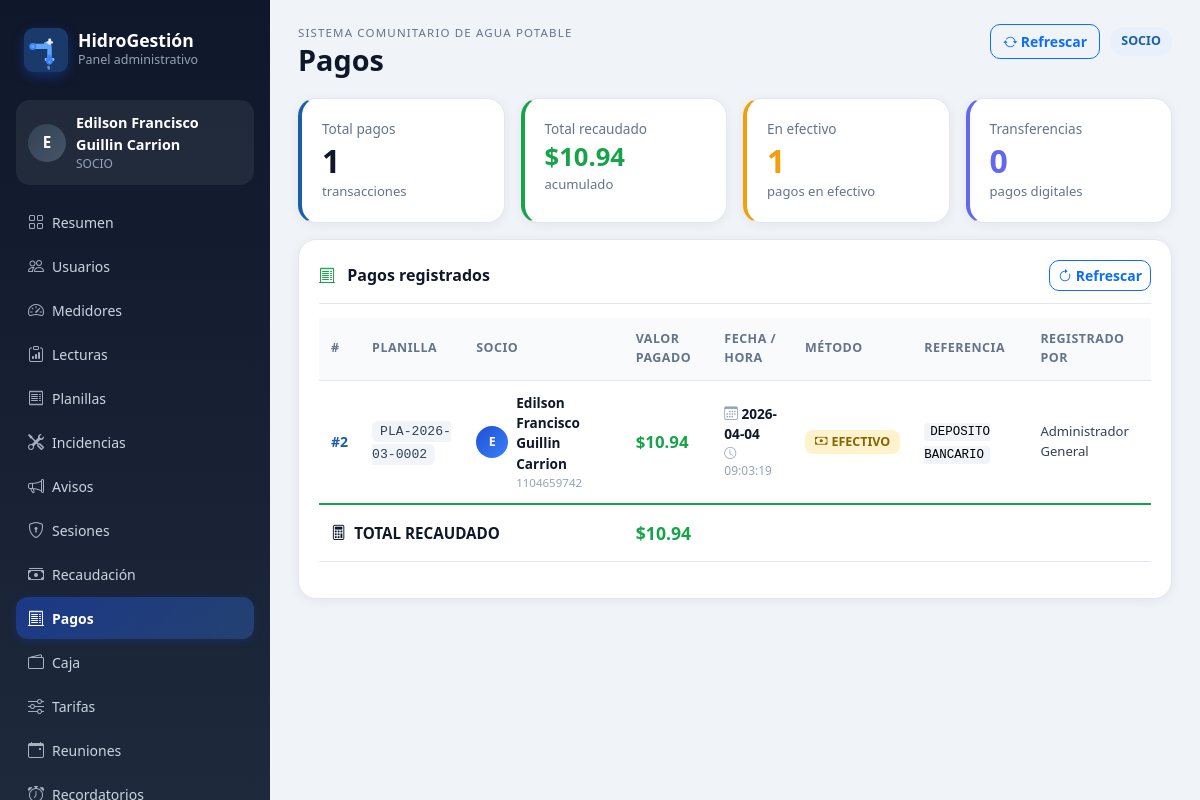
Page /dashboard/pagos (signed in) on the committed database.
### app/models.py (models this page shows)
class TimestampMixin:
    creado_en = db.Column(db.DateTime, default=datetime.utcnow, nullable=False)
    actualizado_en = db.Column(db.DateTime, onupdate=datetime.utcnow)

class Pago(TimestampMixin, db.Model):
    __tablename__ = 'pagos'
    id = db.Column(db.Integer, primary_key=True)
    planilla_id = db.Column(db.Integer, db.ForeignKey('planillas.id'), nullable=False)
    socio_id = db.Column(db.Integer, db.ForeignKey('socios.id'), nullable=False)
    vivienda_id = db.Column(db.Integer, db.ForeignKey('viviendas.id'), nullable=False)
    valor_pagado = db.Column(db.Float, nullable=False)
    fecha_pago = db.Column(db.String(10), nullable=False)
    hora_pago = db.Column(db.String(8), nullable=False)
    metodo_pago = db.Column(db.String(30))
    referencia_pago = db.Column(db.String(120))
    registrado_por = db.Column(db.Integer, db.ForeignKey('usuarios.id'), nullable=False)
    observacion = db.Column(db.Text)
    comprobante_pdf_ruta = db.Column(db.String(255))
    planilla = db.relationship('Planilla', backref='pagos')
    socio = db.relationship('Socio', backref='pagos')
    vivienda = db.relationship('Vivienda', backref='pagos')
    usuario = db.relationship('Usuario', backref='pagos_registrados')

class Planilla(TimestampMixin, db.Model):
    __tablename__ = 'planillas'
    id = db.Column(db.Integer, primary_key=True)
    socio_id = db.Column(db.Integer, db.ForeignKey('socios.id'), nullable=False)
    vivienda_id = db.Column(db.Integer, db.ForeignKey('viviendas.id'), nullable=False)
    lectura_id = db.Column(db.Integer, db.ForeignKey('lecturas.id'))
    consumo_id = db.Column(db.Integer, db.ForeignKey('consumos.id'))
    periodo_anio = db.Column(db.Integer, nullable=False)
    periodo_mes = db.Column(db.Integer, nullable=False)
    numero_planilla = db.Column(db.String(50), unique=True, nullable=False)
    fecha_emision = db.Column(db.String(10), nullable=False)
    fecha_vencimiento = db.Column(db.String(10))
    lectura_anterior = db.Column(db.Float)
    lectura_actual = db.Column(db.Float)
    consumo_m3 = db.Column(db.Float, nullable=False)
    cargo_fijo = db.Column(db.Float, default=0)
    valor_m3 = db.Column(db.Float, default=0)
    subtotal_consumo = db.Column(db.Float, default=0)
    recargo = db.Column(db.Float, default=0)
    multa = db.Column(db.Float, default=0)
    otros = db.Column(db.Float, default=0)
    total_pagar = db.Column(db.Float, nullable=False)
    estado = db.Column(db.String(20), default='PENDIENTE', nullable=False)
    fecha_pago = db.Column(db.String(10))
    hora_pago = db.Column(db.String(8))
    metodo_pago = db.Column(db.String(30))
    referencia_pago = db.Column(db.String(120))
    observacion = db.Column(db.Text)
    pdf_ruta = db.Column(db.String(255))
    socio = db.relationship('Socio', backref='planillas')
    vivienda = db.relationship('Vivienda', backref='planillas')
    lectura = db.relationship('Lectura', backref='planillas')
    consumo = db.relationship('Consumo', backref='planillas')

class Usuario(TimestampMixin, db.Model):
    __tablename__ = 'usuarios'
    id = db.Column(db.Integer, primary_key=True)
    rol_id = db.Column(db.Integer, db.ForeignKey('roles.id'), nullable=False)
    cedula = db.Column(db.String(20), unique=True)
    nombres = db.Column(db.String(120), nullable=False)
    apellidos = db.Column(db.String(120), nullable=False)
    telefono = db.Column(db.String(20))
    email = db.Column(db.String(120), unique=True)
    username = db.Column(db.String(80), unique=True)
    password_hash = db.Column(db.String(255), nullable=False)
    foto_perfil = db.Column(db.String(255))
    direccion_referencia = db.Column(db.String(255))
    estado = db.Column(db.String(20), default='ACTIVO', nullable=False)
    ultimo_login = db.Column(db.DateTime)
    rol = db.relationship('Rol', backref='usuarios')
    @property
    def nombre_completo(self) -> str:
        return f"{self.nombres} {self.apellidos}".strip()

### app/routes/dashboard.py (the view)
@dashboard_bp.get('/pagos')
@dashboard_required
def pagos_view():
    return render_template('dashboard/pagos.html', pagos=Pago.query.order_by(Pago.id.desc()).all())

### app/routes/dashboard.py (called while the page is built)
def dashboard_required(view_func):
    from functools import wraps
    @wraps(view_func)
    def wrapper(*args, **kwargs):
        if not session.get('web_user_id'):
            return redirect(url_for('dashboard.login_page'))
        return view_func(*args, **kwargs)
    return wrapper

### app/templates/dashboard/pagos.html (shortened to what this page needs)
{% extends 'dashboard/base.html' %}
{% block page_title %}Pagos{% endblock %}
{% block content %}
{% set total_pagos = pagos|length %}
{% set total_valor = pagos|sum(attribute='valor_pagado') %}
{% set efectivo = pagos|selectattr('metodo_pago','eq','EFECTIVO')|list|length %}
{% set transferencia = pagos|selectattr('metodo_pago','eq','TRANSFERENCIA')|list|length %}
<div class="row g-3 mb-3">
    <div class="col-md-3">
        <div class="metric-card" style="border-left:4px solid #1a5fa8;">
            <div class="metric-card__label">Total pagos</div>
            <div class="metric-card__value">{{ total_pagos }}</div>
            <div class="metric-card__hint">transacciones</div>
        </div>
    </div>
    <div class="col-md-3">
        <div class="metric-card" style="border-left:4px solid #16a34a;">
            <div class="metric-card__label">Total recaudado</div>
            <div class="metric-card__value" style="color:#16a34a; font-size:1.6rem;">
                ${{ '%.2f'|format(total_valor) }}
            </div>
            <div class="metric-card__hint">acumulado</div>
        </div>
    </div>
    <div class="col-md-3">
        <div class="metric-card" style="border-left:4px solid #f59e0b;">
            <div class="metric-card__label">En efectivo</div>
            <div class="metric-card__value" style="color:#f59e0b;">{{ efectivo }}</div>
            <div class="metric-card__hint">pagos en efectivo</div>
        </div>
    </div>
    <div class="col-md-3">
        <div class="metric-card" style="border-left:4px solid #6366f1;">
            <div class="metric-card__label">Transferencias</div>
            <div class="metric-card__value" style="color:#6366f1;">{{ transferencia }}</div>
            <div class="metric-card__hint">pagos digitales</div>
        </div>
    </div>
</div>
<div class="panel-card">
    <div class="panel-card__header">
        <h3 class="panel-card__title">
            <i class="bi bi-receipt-cutoff me-2" style="color:#16a34a;"></i>
            Pagos registrados
        </h3>
        <a class="btn btn-sm btn-outline-primary" href="{{ url_for('dashboard.refresh_page') }}">
            <i class="bi bi-arrow-clockwise"></i> Refrescar
        </a>
    </div>
    <div class="table-responsive">
        <table class="table table-modern align-middle">
            <thead>
                <tr>
                    <th>#</th>
                    <th>Planilla</th>
                    <th>Socio</th>
                    <th>Valor pagado</th>
                    <th>Fecha / Hora</th>
                    <th>Método</th>
                    <th>Referencia</th>
                    <th>Registrado por</th>
                </tr>
            </thead>
            <tbody>
                {% for p in pagos %}
                <tr>
                    <td>
                        <span style="font-weight:700;color:#1a5fa8;">#{{ p.id }}</span>
                    </td>
                    <td>
                        <span style="font-family:monospace;font-size:.82rem;background:#f1f5f9;padding:3px 8px;border-radius:6px;color:#334155;">
                            {{ p.planilla.numero_planilla if p.planilla else '#' ~ p.planilla_id }}
                        </span>
                    </td>
                    <td>
                        <div style="display:flex;align-items:center;gap:8px;">
                            <div style="
                                width:32px;height:32px;border-radius:50%;
                                background:linear-gradient(135deg,#1d4ed8,#3b82f6);
                                display:grid;place-items:center;
                                color:white;font-weight:700;font-size:.78rem;
                                flex-shrink:0;
                            ">
                                {{ ((p.socio.usuario.nombres[:1] if p.socio and p.socio.usuario and p.socio.usuario.nombres else '?')).upper() }}
                            </div>
                            <div>
                                <div style="font-weight:600;font-size:.85rem;color:#0f172a;">
                                    {{ p.socio.usuario.nombre_completo if p.socio and p.socio.usuario else '#' ~ p.socio_id }}
                                </div>
                                {% if p.socio and p.socio.usuario %}
                                <div style="font-size:.72rem;color:#94a3b8;">
                                    {{ p.socio.usuario.cedula or '' }}
                                </div>
                                {% endif %}
                            </div>
                        </div>
                    </td>
                    <td>
                        <span style="font-size:1.05rem;font-weight:800;color:#16a34a;">
                            ${{ '%.2f'|format(p.valor_pagado or 0) }}
                        </span>
                    </td>
                    <td>
                        <div style="font-weight:600;font-size:.85rem;color:#0f172a;">
                            <i class="bi bi-calendar3" style="color:#94a3b8;"></i>
                            {{ p.fecha_pago or '-' }}
                        </div>
                        <div style="font-size:.75rem;color:#94a3b8;">
                            <i class="bi bi-clock"></i> {{ p.hora_pago or '-' }}
                        </div>
                    </td>
                    <td>
                        {% if p.metodo_pago == 'EFECTIVO' %}
                        <span style="display:inline-flex;align-items:center;gap:4px;padding:3px 10px;border-radius:8px;font-size:.78rem;font-weight:700;background:#fff3cd;color:#856404;">
                            <i class="bi bi-cash"></i> EFECTIVO
                        </span>
                        {% elif p.metodo_pago == 'TRANSFERENCIA' %}
                        <span style="display:inline-flex;align-items:center;gap:4px;padding:3px 10px;border-radius:8px;font-size:.78rem;font-weight:700;background:#e0e7ff;color:#3730a3;">
                            <i class="bi bi-phone"></i> TRANSFERENCIA
                        </span>
                        {% elif p.metodo_pago %}
                        <span style="display:inline-flex;align-items:center;gap:4px;padding:3px 10px;border-radius:8px;font-size:.78rem;font-weight:600;background:#f1f5f9;color:#475569;">
                            {{ p.metodo_pago }}
                        </span>
                        {% else %}
                        <span style="color:#94a3b8;font-size:.78rem;">—</span>
                        {% endif %}
                    </td>
                    <td>
                        {% if p.referencia_pago %}
                        <span style="font-family:monospace;font-size:.78rem;background:#f1f5f9;padding:2px 6px;border-radius:4px;">
                            {{ p.referencia_pago }}
                        </span>
                        {% else %}
                        <span style="color:#94a3b8;font-size:.78rem;">—</span>
                        {% endif %}
                    </td>
                    <td>
                        <div style="font-size:.82rem;color:#334155;">
                            {{ p.usuario.nombre_completo if p.usuario else '—' }}
                        </div>
                    </td>
                </tr>
                {% endfor %}
            </tbody>
            {% if pagos %}
            <tfoot>
                <tr style="background:#f0fdf4;border-top:2px solid #16a34a;">
                    <td colspan="3" style="font-weight:700;font-size:.95rem;padding:.9rem .75rem;color:#0f172a;">
                        <i class="bi bi-calculator me-1"></i> TOTAL RECAUDADO
                    </td>
                    <td style="font-weight:800;font-size:1.1rem;color:#16a34a;padding:.9rem .75rem;">
                        ${{ '%.2f'|format(total_valor) }}
                    </td>
                    <td colspan="4"></td>
                </tr>
            </tfoot>
            {% endif %}
        </table>
    </div>
</div>
{% endblock %}

### app/static/css/style.css (style rules this page uses)
:root { --bg: #f0f4f8; --card: #ffffff; --primary: #1a5fa8; --primary-light: #e8f0fb; --primary-dark: #0d3f72; --dark: #0f172a; --muted: #64748b; --border: #e2e8f0; --success: #16a34a; --warning: #f59e0b; --danger: #dc2626; --sidebar-width: 270px; }
* { box-sizing: border-box; }
body.app-body { background: var(--bg); color: #1e293b; font-family: 'Segoe UI', Tahoma, sans-serif; margin: 0; }
.panel-card { background: var(--card); border-radius: 18px; padding: 20px; box-shadow: 0 2px 12px rgba(15,23,42,.06); border: 1px solid var(--border); height: auto; margin-bottom: 16px; }
.metric-card { background: var(--card); border-radius: 18px; padding: 20px; box-shadow: 0 2px 12px rgba(15,23,42,.06); border: 1px solid var(--border); height: 100%; transition: transform .2s, box-shadow .2s; }
.panel-card__header { display: flex; justify-content: space-between; align-items: center; margin-bottom: 14px; padding-bottom: 12px; border-bottom: 1px solid var(--border); }
.panel-card__title { margin: 0; font-size: 1rem; font-weight: 700; color: #0f172a; }
.metric-card__label { color: var(--muted); font-size: .85rem; margin-bottom: 4px; }
.metric-card__value { font-size: 2rem; font-weight: 800; color: #0f172a; line-height: 1.1; }
.metric-card__hint { color: var(--muted); font-size: .82rem; margin-top: 4px; }
.table-modern th, .table-modern td { padding: .75rem .75rem; border-color: var(--border); vertical-align: middle; font-size: .875rem; }
.table-modern th { font-size: .78rem; color: var(--muted); font-weight: 600; text-transform: uppercase; letter-spacing: .04em; background: #f8fafc; }
.btn { border-radius: 10px; font-weight: 600; font-size: .875rem; transition: all .2s; }

### rows in the picture
Pago: id "2", planilla "PLA-2026-03-0002", socio.usuario "Edilson Francisco Guillin Carrion", socio.usuario "1104659742", valor_pagado "10.94", fecha_pago "2026-04-04", hora_pago "09:03:19", metodo_pago "EFECTIVO" (drawn), referencia_pago "DEPOSITO BANCARIO", usuario "Administrador General"
Usuario: nombres "E"

### other values in the picture
{{ (session.get('web_name', 'A')[:1]).upper() }} "E"
{{ session.get('web_name') }} "Edilson Francisco Guillin Carrion"
{{ session.get('web_role') }} "SOCIO"
{{ total_pagos }} "1"
{{ '%.2f'|format(total_valor) }} "10.94"
{{ efectivo }} "1"
{{ transferencia }} "0"
